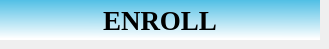
   <widget class="QWidget" name="page_34">
    <property name="font">
     <font>
      <pointsize>10</pointsize>
      <weight>50</weight>
      <bold>false</bold>
     </font>
    </property>
    <widget class="QLabel" name="label_114">
     <property name="geometry">
      <rect>
       <x>0</x>
       <y>0</y>
       <width>50</width>
       <height>40</height>
      </rect>
     </property>
     <property name="styleSheet">
      <string notr="true">border-image: url(:/rsc/images/NagalandGovtLogo.png);</string>
     </property>
     <property name="text">
      <string/>
     </property>
     <property name="scaledContents">
      <bool>true</bool>
     </property>
    </widget>
    <widget class="QLabel" name="label_115">
     <property name="geometry">
      <rect>
       <x>0</x>
       <y>0</y>
       <width>320</width>
       <height>40</height>
      </rect>
     </property>
     <property name="font">
      <font>
       <family>Liberation Serif</family>
       <pointsize>20</pointsize>
       <weight>75</weight>
       <bold>true</bold>
      </font>
     </property>
     <property name="styleSheet">
      <string notr="true">background-color: qlineargradient(spread:pad, x1:0.97005, y1:0, x2:0.960199, y2:0.972, stop:0 rgba(80, 191, 229, 255), stop:1 rgba(255, 255, 255, 255));</string>
     </property>
     <property name="text">
      <string>ENROLL</string>
     </property>
     <property name="alignment">
      <set>Qt::AlignCenter</set>
     </property>
    </widget>
    <widget class="QLabel" name="label_116">
     <property name="geometry">
      <rect>
       <x>250</x>
       <y>0</y>
       <width>70</width>
       <height>40</height>
      </rect>
     </property>
     <property name="text">
      <string/>
     </property>
     <property name="scaledContents">
      <bool>true</bool>
     </property>
    </widget>
    <zorder>label_115</zorder>
    <zorder>label_114</zorder>
    <zorder>label_116</zorder>
   </widget>
